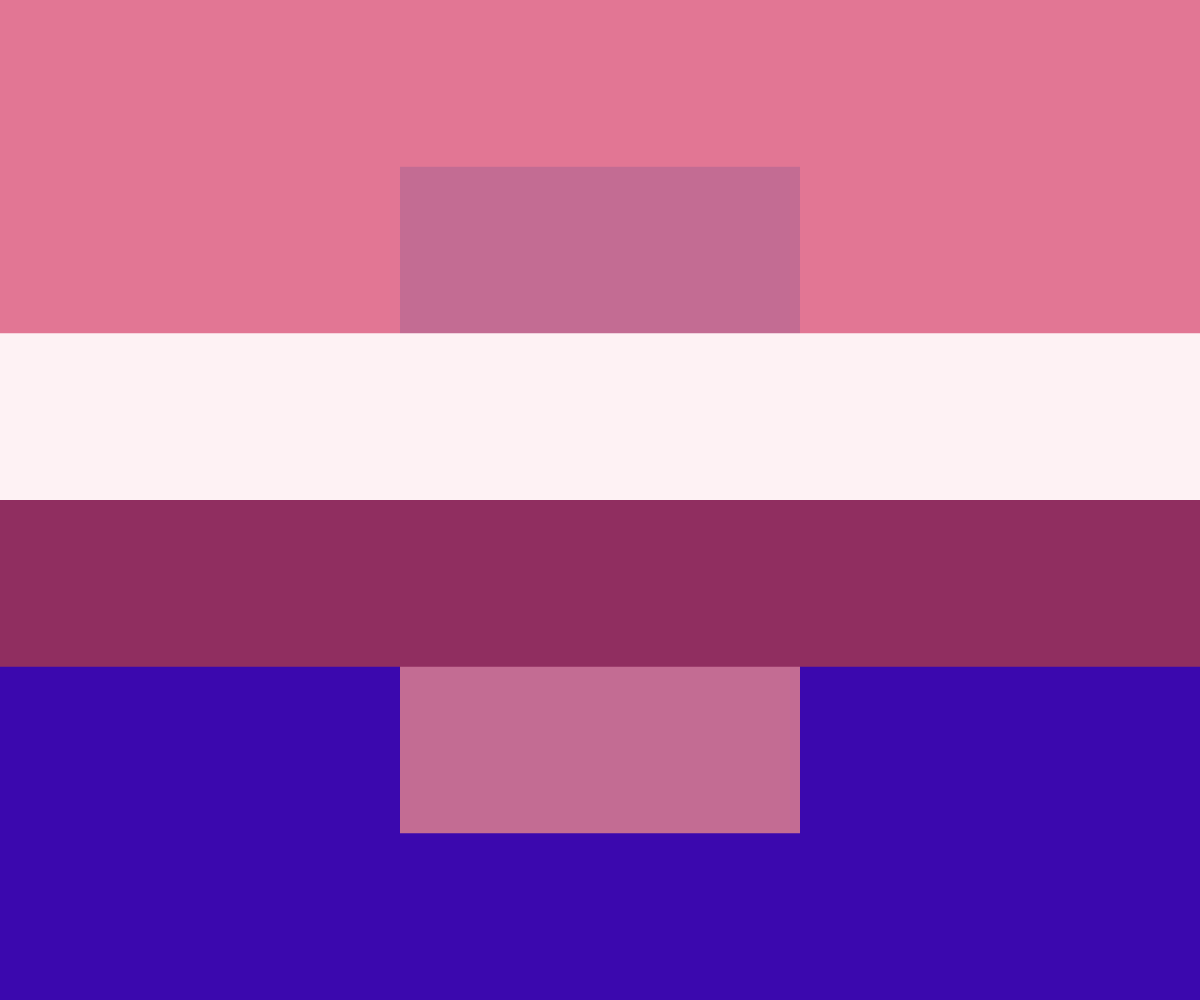
Frame 1 (no input)
Frame 60 (no input): identical to frame 1, image omitted
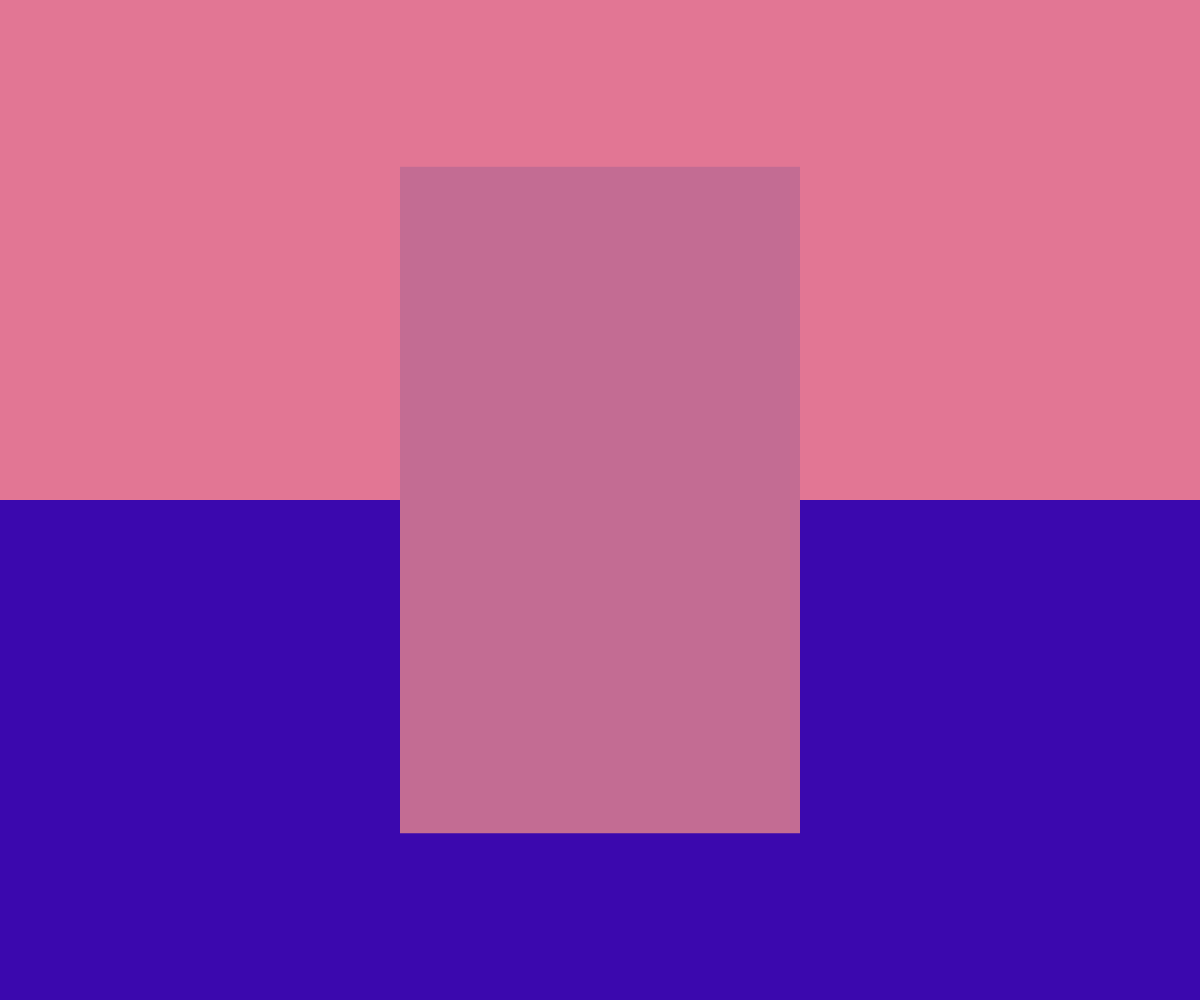
Frame 120 (the mouse pressed at the canvas centre since frame 60)

The p5.js sketch that drew these frames (run headless with seeded random() and noise() and a simulated clock; from frame 60 on, the mouse is pressed at the canvas centre):

// p5.js sketch
// ── sketch.js

let clrs = [
'#E27694', //top 0
'#FEF2F4', //middle top 1
'#C36C93', //middle strip 2
'#902E60', //middle bottom 3
'#3B08AE' //bottom 4
]


function setup() {
  createCanvas(windowWidth, windowHeight);
  noStroke();
}

function draw() {
 background(220);
 canvasRect(clrs[4], height/2, height/2, false);
 canvasRect(clrs[0], height/2, 0, false);
 fill(clrs[2]); 
 rect(width * 1/3, height * 1/6, width * 1/3, height * 2/3); 
 canvasRect(clrs[1], height/6, height/3, true);
 canvasRect(clrs[3], height/6, height/2, true);


}

function canvasRect(clr, hgt, y_offset, clickable) {
	fill(clr);
	if((clickable == true) && (mouseIsPressed == false)){
		rect(0, y_offset, width, hgt);
	} 
	if(clickable == false){
		rect(0, y_offset, width, hgt);
	}
}
